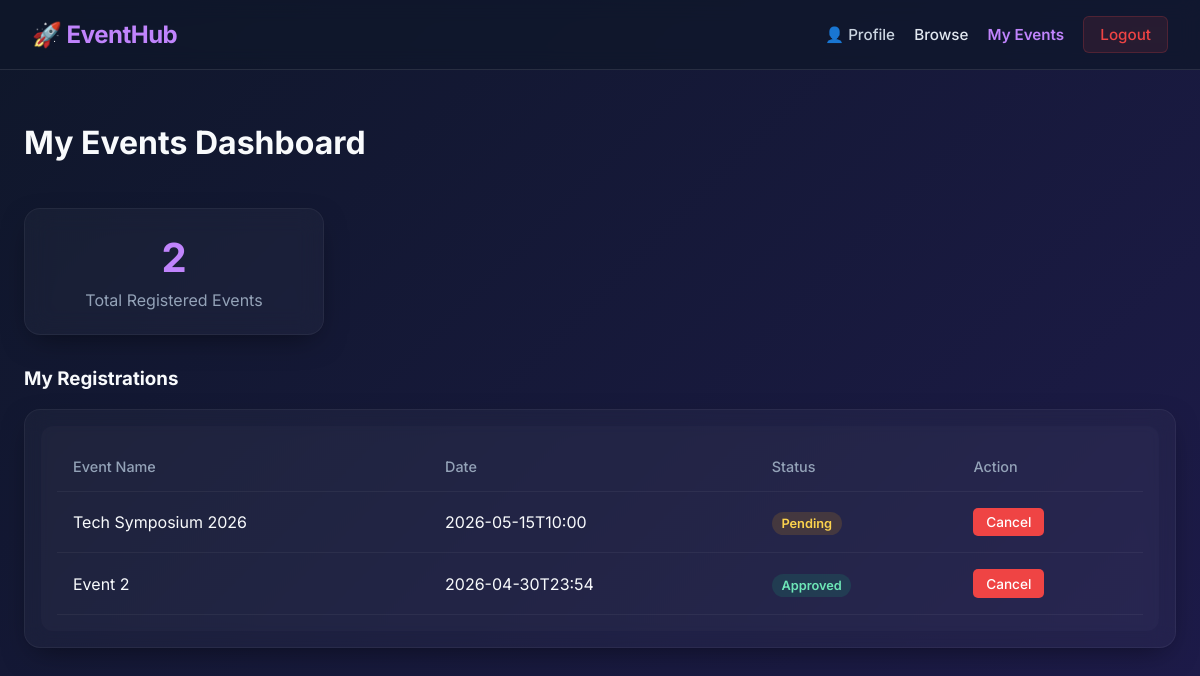
The page /student/dashboard (signed in) on the database its author committed.
### tables this page shows
CREATE TABLE registrations (
            id INTEGER PRIMARY KEY AUTOINCREMENT,
            event_id INTEGER NOT NULL,
            student_id INTEGER NOT NULL,
            status TEXT NOT NULL DEFAULT 'Pending',
            FOREIGN KEY (event_id) REFERENCES events (id),
            FOREIGN KEY (student_id) REFERENCES users (id),
            UNIQUE(event_id, student_id)
        );

CREATE TABLE events (
            id INTEGER PRIMARY KEY AUTOINCREMENT,
            faculty_id INTEGER NOT NULL,
            title TEXT NOT NULL,
            description TEXT NOT NULL,
            date_time TEXT NOT NULL,
            venue TEXT NOT NULL,
            max_participants INTEGER NOT NULL,
            deadline TEXT NOT NULL,
            FOREIGN KEY (faculty_id) REFERENCES users (id)
        );

### app.py (the view)
@app.route('/student/dashboard')
def student_dashboard():
    if session.get('role') != 'student': return redirect(url_for('home'))
    conn = get_db_connection()
    regs = conn.execute('''
        SELECT r.id as reg_id, r.status, e.title, e.date_time
        FROM registrations r
        JOIN events e ON r.event_id = e.id
        WHERE r.student_id = ?
        ORDER BY e.date_time DESC
    ''', (session['user_id'],)).fetchall()
    conn.close()
    return render_template('student_dashboard.html', regs=regs)

### app.py (called while the page is built)
def get_db_connection():
    if DATABASE_URL:
        import psycopg2
        conn = psycopg2.connect(DATABASE_URL)
        return DBWrapper(conn, 'postgres')
    else:
        conn = sqlite3.connect('eventhub_v3.db', check_same_thread=False)
        conn.row_factory = sqlite3.Row
        return DBWrapper(conn, 'sqlite')

    def execute(self, query, args=()):
        if self.db_type == 'postgres':
            import psycopg2.extras
            cur = self.conn.cursor(cursor_factory=psycopg2.extras.DictCursor)
            query = query.replace('?', '%s')
        else:
            cur = self.conn.cursor()
        cur.execute(query, args)
        return cur

    def close(self):
        self.conn.close()

### templates/student_dashboard.html
{% extends 'layout.html' %}
{% block content %}
<div class="header-flex">
    <h1>My Events Dashboard</h1>
</div>
<div class="stats-grid">
    <div class="glass-card stat-card" style="max-width: 250px;">
        <h3>{{ regs|length }}</h3>
        <p>Total Registered Events</p>
    </div>
</div>
<h3>My Registrations</h3>
<div class="glass-card" style="padding: 1rem;">
    <div class="table-container">
        <table>
            <thead>
                <tr><th>Event Name</th><th>Date</th><th>Status</th><th>Action</th></tr>
            </thead>
            <tbody>
                {% for r in regs %}
                <tr>
                    <td>{{ r.title }}</td>
                    <td>{{ r.date_time }}</td>
                    <td><span class="status-badge status-{{ r.status }}">{{ r.status }}</span></td>
                    <td>
                        <form action="{{ url_for('student_cancel', reg_id=r.reg_id) }}" method="POST" onsubmit="return confirm('Are you sure you want to cancel this registration?');">
                            <button type="submit" class="btn btn-small btn-red">Cancel</button>
                        </form>
                    </td>
                </tr>
                {% else %}
                <tr><td colspan="4" style="text-align: center; color:#94a3b8;">You haven't registered for any events.</td></tr>
                {% endfor %}
            </tbody>
        </table>
    </div>
</div>
{% endblock %}

### static/style.css (style rules this page uses)
html, body { margin: 0; padding: 0; font-family: 'Inter', sans-serif; background: linear-gradient(135deg, #0f172a 0%, #1e1b4b 100%); color: #f8fafc; min-height: 100vh; }
.glass-card { background: rgba(255, 255, 255, 0.03); backdrop-filter: blur(12px); border: 1px solid rgba(255, 255, 255, 0.05); border-radius: 16px; padding: 2rem; box-shadow: 0 10px 30px -10px rgba(0, 0, 0, 0.5); transition: transform 0.3s ease; }
.stats-grid { display: grid; grid-template-columns: repeat(auto-fit, minmax(200px, 1fr)); gap: 1.5rem; margin-bottom: 2rem; }
.stat-card { text-align: center; padding: 1.5rem; }
.stat-card h3 { margin: 0; font-size: 2.5rem; color: #c084fc; }
.stat-card p { margin: 0.5rem 0 0 0; color: #94a3b8; font-size: 1rem; }
.btn { display: inline-block; background: #9333ea; color: #fff; padding: 0.75rem 1.5rem; border: none; border-radius: 8px; font-size: 1rem; font-weight: 500; cursor: pointer; transition: 0.2s; text-align: center; text-decoration: none; font-family: inherit; }
.btn-small { padding: 0.4rem 0.8rem; font-size: 0.85rem; border-radius: 5px; }
.btn-red { background: #ef4444; }
.table-container { overflow-x: auto; background: rgba(255,255,255,0.02); border-radius: 12px; padding: 1rem; }
table { width: 100%; border-collapse: collapse; }
th, td { padding: 1rem; text-align: left; border-bottom: 1px solid rgba(255, 255, 255, 0.05); }
th { color: #94a3b8; font-weight: 500; font-size: 0.9rem; }
.status-badge { padding: 0.25rem 0.6rem; border-radius: 999px; font-size: 0.8rem; font-weight: 600; }
.status-Pending { background: rgba(245, 158, 11, 0.15); color: #fcd34d; }
.status-Approved { background: rgba(16, 185, 129, 0.15); color: #6ee7b7; }
.header-flex { display: flex; justify-content: space-between; align-items: center; margin-bottom: 1.5rem; flex-wrap: wrap; gap: 1rem; }

### rows shown on the page
registrations: title "Tech Symposium 2026", date_time "2026-05-15T10:00", status "Pending"
registrations: title "Event 2", date_time "2026-04-30T23:54", status "Approved"

### other values the page prints
{{ regs|length }} "2"
